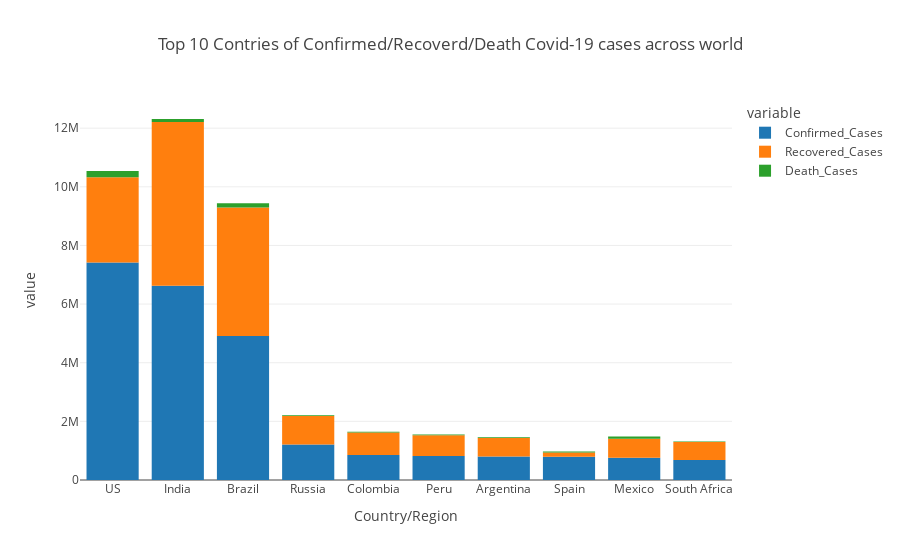

Notebook cell for this chart:
### Code cell
fig = px.bar(top_5_Confirmed_Cases, x="Country/Region", y=["Confirmed_Cases","Recovered_Cases", "Death_Cases"], 
               title="Top 10 Contries of Confirmed/Recoverd/Death Covid-19 cases across world")

#fig.update_traces(texttemplate='%{text:.1s}', textposition='inside')
#fig.update_layout(uniformtext_minsize=8, uniformtext_mode='hide')

fig.show()

### Figure 1 — Plotly figure (JSON) as saved in the notebook; plotly's stock layout.template omitted (floating-point values rounded to 4 significant figures)
{"data": [{"alignmentgroup": "True", "hovertemplate": "variable=Confirmed_Cases<br>Country/Region=%{x}<br>value=%{y}<extra></extra>", "legendgroup": "Confirmed_Cases", "marker": {"color": "#1F77B4"}, "name": "Confirmed_Cases", "offsetgroup": "Confirmed_Cases", "orientation": "v", "showlegend": true, "textposition": "auto", "type": "bar", "x": ["US", "India", "Brazil", "Russia", "Colombia", "Peru", "Argentina", "Spain", "Mexico", "South Africa"], "xaxis": "x", "y": [7417845, 6623815, 4915289, 1209039, 855052, 821564, 798486, 789932, 761665, 681289], "yaxis": "y"}, {"alignmentgroup": "True", "hovertemplate": "variable=Recovered_Cases<br>Country/Region=%{x}<br>value=%{y}<extra></extra>", "legendgroup": "Recovered_Cases", "marker": {"color": "#FF7F0E"}, "name": "Recovered_Cases", "offsetgroup": "Recovered_Cases", "orientation": "v", "showlegend": true, "textposition": "auto", "type": "bar", "x": ["US", "India", "Brazil", "Russia", "Colombia", "Peru", "Argentina", "Spain", "Mexico", "South Africa"], "xaxis": "x", "y": [2911699, 5586703, 4375354, 975488, 761674, 700868, 636672, 150376, 645123, 614781], "yaxis": "y"}, {"alignmentgroup": "True", "hovertemplate": "variable=Death_Cases<br>Country/Region=%{x}<br>value=%{y}<extra></extra>", "legendgroup": "Death_Cases", "marker": {"color": "#2CA02C"}, "name": "Death_Cases", "offsetgroup": "Death_Cases", "orientation": "v", "showlegend": true, "textposition": "auto", "type": "bar", "x": ["US", "India", "Brazil", "Russia", "Colombia", "Peru", "Argentina", "Spain", "Mexico", "South Africa"], "xaxis": "x", "y": [209721, 102685, 146352, 21260, 26712, 32609, 21018, 32086, 79088, 16976], "yaxis": "y"}], "layout": {"barmode": "relative", "legend": {"title": {"text": "variable"}, "tracegroupgap": 0}, "title": {"text": "Top 10 Contries of Confirmed/Recoverd/Death Covid-19 cases across world"}, "xaxis": {"anchor": "y", "domain": [0, 1], "title": {"text": "Country/Region"}}, "yaxis": {"anchor": "x", "domain": [0, 1], "title": {"text": "value"}}}}
